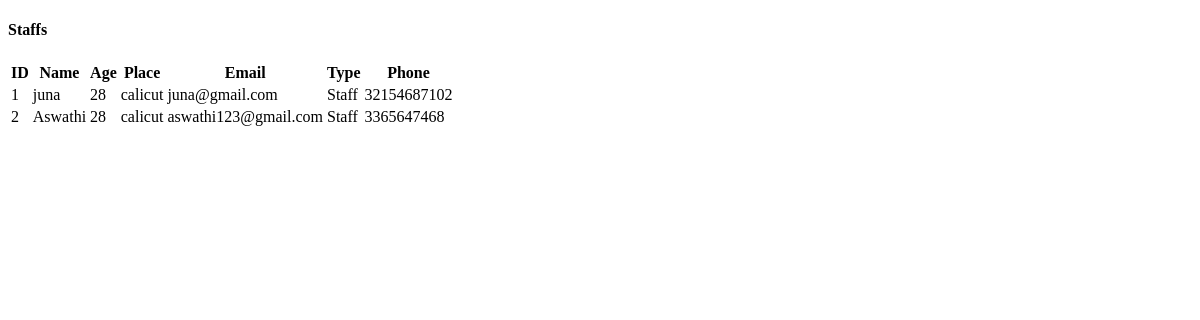
Screenshot of /sv with the database file from the repository.
### staff/models.py (models this page shows)
class Staff(models.Model):
    Name=models.CharField(max_length=50)
    Age=models.IntegerField()
    Place=models.CharField(max_length=50)
    Email=models.EmailField()
    Type=models.CharField(max_length=50)
    Phone=models.IntegerField()
    User=models.CharField(max_length=50)
    Password=models.CharField(max_length=50)
    Value=models.IntegerField(default=0)

### teacher/views.py (the view)
# urls.py: path('sv',views.staffview,name="staffview"),
def staffview(request):
    sv=Staff.objects.all()
    return render(request,'staffview.html',{'da':sv})

### teacher/templates/staffview.html (shortened to what this page needs)
{% load static %}
<!doctype html>
<html lang="en">
  <head>
	<link rel="stylesheet" href="{% static 'https://stackpath.bootstrapcdn.com/font-awesome/4.7.0/css/font-awesome.min.css' %}">
	<link rel="stylesheet" href="{% static 'css/style.css' %}">
	</head>
	<body>
	<section class="ftco-section">
		<div class="container">
			<div class="row">
				<div class="col-md-12">
					<h4 class="text-center mb-4">Staffs</h4>
					<div class="table-wrap">
						<table class="table">
					    <thead class="thead-primary">
							<tr>
								<th>ID</th>
								<th>Name</th>
								<th>Age</th>
								<th>Place</th>
								<th>Email</th>
								<th>Type</th>
								<th>Phone</th>
							  </tr>
							</thead>
							<tbody>
								{% for i in da %}
								<tr>
								  <td>{{i.id}}</td>
								  <td>{{i.Name}}</td>
								  <td>{{i.Age}}</td>
								  <td>{{i.Place}}</td>
								  <td>{{i.Email}}</td>
								  <td>{{i.Type}}</td>
								  <td>{{i.Phone}}</td>
								</tr>
							{% endfor %}
					    </tbody>
					  </table>
					</div>
				</div>
			</div>
		</div>
	</section>
	</body>
</html>

### adminss/static/style.css (style rules this page uses)
body { background-image: url("backg.png"); }

### rows the page displays
Staff: id "1", Name "juna", Age "28", Place "calicut", Email "juna@gmail.com", Type "Staff", Phone "32154687102"
Staff: id "2", Name "Aswathi", Age "28", Place "calicut", Email "aswathi123@gmail.com", Type "Staff", Phone "3365647468"
